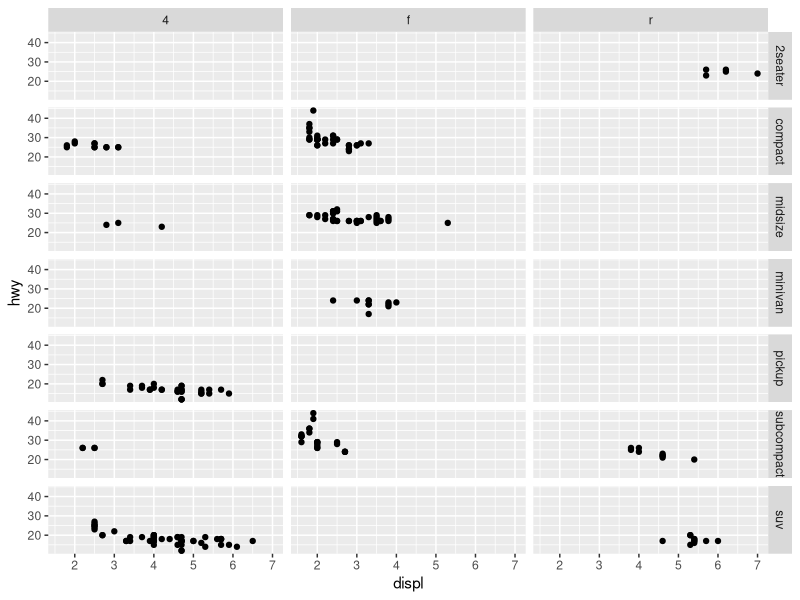

Write the R code that produced this figure.
require(MASS)
require(ggplot2)
ggplot(data = mpg) + 
geom_point(mapping = aes(x = displ, y = hwy)) +
facet_grid(class ~ drv)




